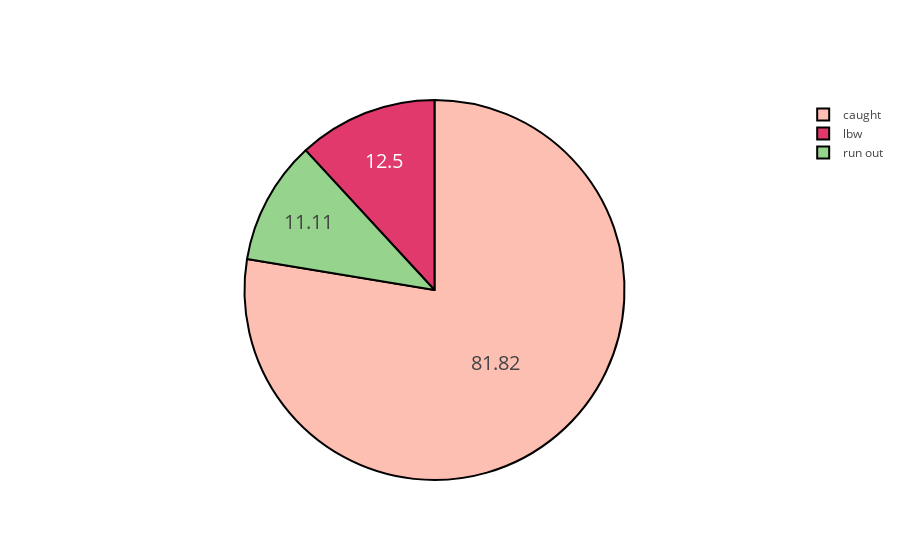

The cell this chart's notebook holds for it:
### Code cell
values = ['81.82','12.50','11.11']
labels = ['caught','lbw','run out']
colors = ['#FEBFB3', '#E1396C', '#96D38C', '#D0F9B1']

trace = go.Pie(labels=labels, values=values,
               hoverinfo='label+percent', textinfo='value', 
               textfont=dict(size=20),
               marker=dict(colors=colors, 
                           line=dict(color='#000000', width=2)))

py.iplot([trace], filename='styled_pie_chart')

### Figure 1 — Plotly figure (JSON) as saved in the notebook; plotly's stock layout.template omitted (floating-point values rounded to 4 significant figures)
{"data": [{"hoverinfo": "label+percent", "labels": ["caught", "lbw", "run out"], "marker": {"colors": ["#FEBFB3", "#E1396C", "#96D38C", "#D0F9B1"], "line": {"color": "#000000", "width": 2}}, "textfont": {"size": 20}, "textinfo": "value", "type": "pie", "uid": "911e1e51-fd04-4301-8a7f-5469ffb04d05", "values": ["81.82", "12.50", "11.11"]}], "layout": {}}
